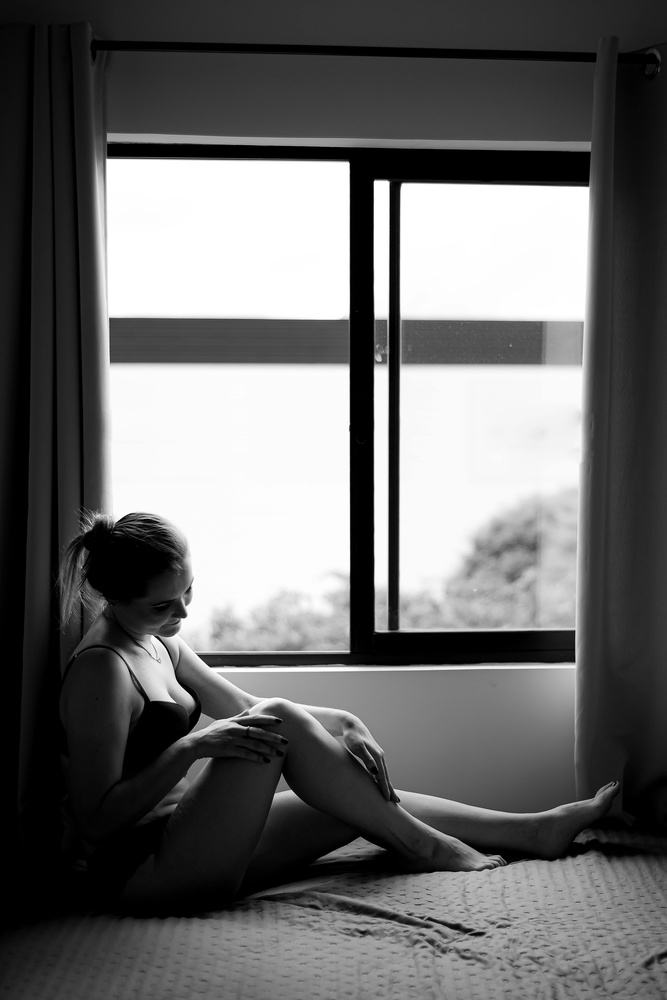
#> input picture ref_220192J.jpg, 667 x 1000 px, shrunk from 4000 x 6000 before the run
$ python 220192J.py
#> lines starting #> are read from the running program, lines starting #| are printed output that depends on the picture
import cv2
import numpy as np
from matplotlib import pyplot as plt

ref_image = cv2.imread('ref_220192J.jpg', cv2.IMREAD_GRAYSCALE)
#> ref_image is the input picture: shape (1000, 667); min 0, max 255, mean 105.9
test_image = cv2.imread('test6_220192J.jpg', cv2.IMREAD_GRAYSCALE)
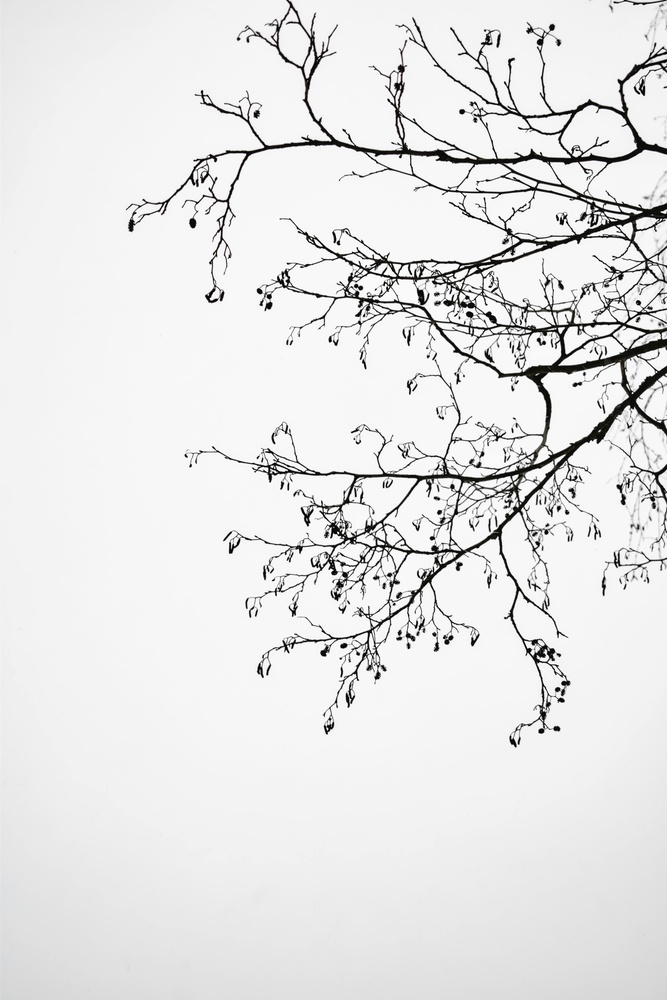
#> input picture test6_220192J.jpg, 667 x 1000 px, shrunk from 4000 x 6000 before the run
#> test_image: shape (1000, 667); min 0, max 255, mean 229.4
# [11 lines of commented-out code are left out]
if(ref_image.shape == test_image.shape):
    ref_hist = np.zeros((256,), dtype=np.int32)
    test_hist = np.zeros((256,), dtype=np.int32)
    for i in range(ref_image.shape[0]):
        for j in range(ref_image.shape[1]):
            ref_hist[ref_image[i, j]] += 1
            test_hist[test_image[i, j]] += 1
else:
    print("Error: Images must have the same dimensions.")
    exit()

ref_cdf = np.zeros((256,), dtype=np.int32)
test_cdf = np.zeros((256,), dtype=np.int32)
ref_cdf[0] = ref_hist[0]
test_cdf[0] = test_hist[0]
for i in range(1, 256):
    ref_cdf[i] = ref_cdf[i - 1] + ref_hist[i]
    test_cdf[i] = test_cdf[i - 1] + test_hist[i]
#> after the loop, ref_cdf = 256 values from 61661 to 667000; test_cdf = 256 values from 1235 to 667000

# print(ref_hist)
# print(test_hist)

plt.subplot(2, 2, 1)
plt.plot(ref_hist, color='r')
plt.title('Reference Image Histogram')
plt.subplot(2, 2, 2)
plt.plot(ref_cdf, color='g')
plt.title('Reference Image CDF')

plt.subplot(2, 2, 3)
plt.plot(test_hist, color='r')
plt.title('Test Image Histogram before editing')
plt.subplot(2, 2, 4)
plt.plot(test_cdf, color='g')
plt.title('Test Image CDF before editing')
plt.show()
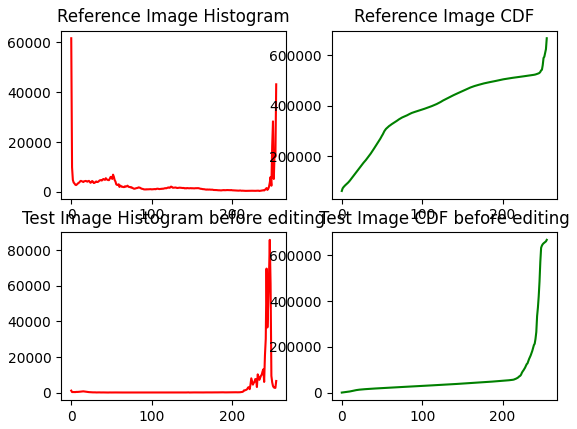
#> figure drawn by matplotlib, 4 panels; panel 1: curve peaks at x = 0, y = 61661; panel 2: curve peaks at x = 255, y = 667000; panel 3: curve peaks at x = 247, y = 85753; panel 4: curve peaks at x = 255, y = 667000
